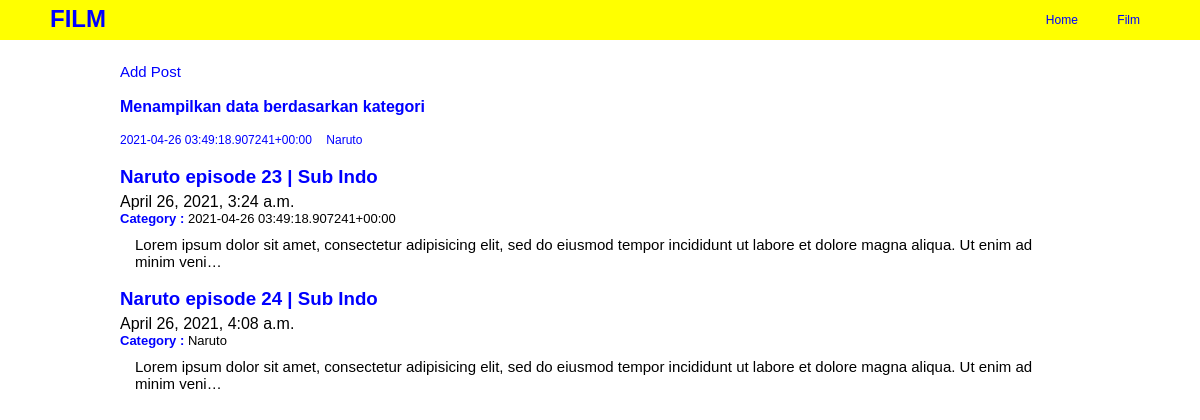
The app's page /film/, older data.
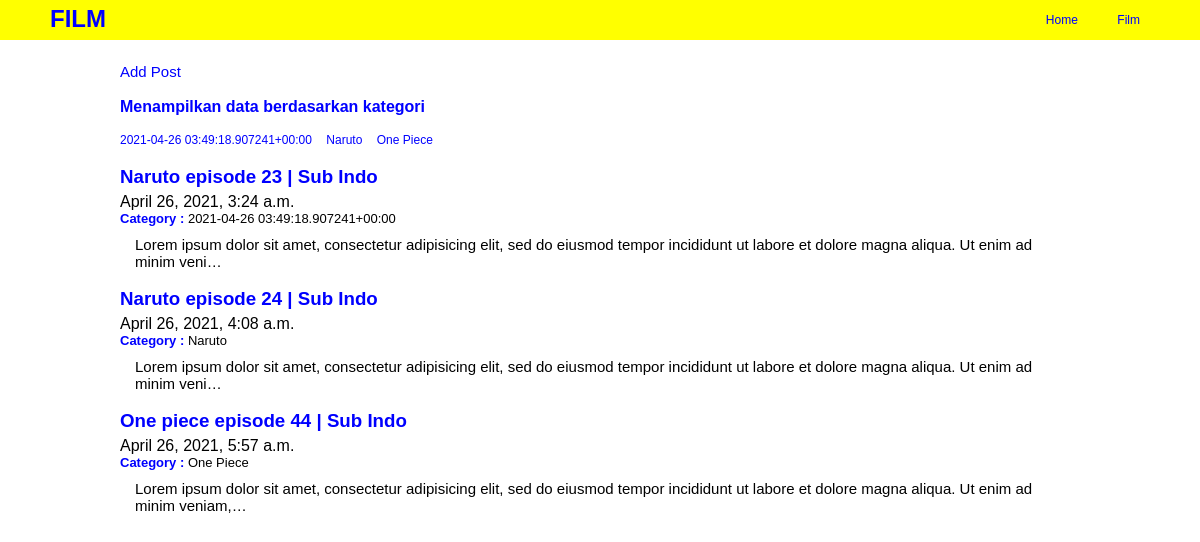
The same page, newer data.
### film/models.py (models this page shows, shortened)
class Post(models.Model):
	headline = models.CharField(max_length=100)
	body = models.TextField()
	category = models.CharField(max_length=50, default='film favorit')
	publish = models.DateTimeField(auto_now_add=True)
	update = models.DateTimeField(auto_now=True)
	image = models.ImageField(blank=True, upload_to="image/")
	slug = models.SlugField(blank=True, editable=False)

### film/views.py (the view)
# urls.py: path('', views.index, name='index'),
def index(request):
	posts = Post.objects.all()
	categorys = Post.objects.values('category').distinct()
	context = {
		'title':'Film Terbaru',
		'categorys':categorys,
		'posts':posts,
	}
	return render(request, 'film/index.html', context)

### film/templates/film/index.html
{% extends "base.html" %}
{% block addPost %}
	<div class="add-post">
		<h2><a href="{% url 'film:addpost' %}">Add Post</a></h2>
	</div>
{% endblock addPost %}
{% block category %}
	<div class="category">
		<h4>Menampilkan data berdasarkan kategori</h4>
	</div>
{% endblock category %}
{% block contents %}
	<ul>
		{% for data_category in categorys %}
			<li>
				<a href="{% url 'film:category' categoryInput=data_category.category %}">{{data_category.category}}</a>
			</li>
		{% endfor %}
	</ul>
	<br>
	{% for post in posts %}
		<a href="{% url 'film:detail' slugInput=post.slug %}"><h3>{{post.headline}}</h3></a>
		<h4>{{post.publish}}</h4>
		<h5><b>Category : </b>{{post.category}}</h5>
		<p>{{post.body | truncatechars:150}}</p>
		<br>
	{% endfor %}
{% endblock contents %}

Row changes from the older to the newer data that the page shows:
added Post: headline "One piece episode 44 | Sub Indo", publish "April 26, 2021, 5:57 a.m.", category "One Piece", body "Lorem ipsum dolor sit amet, consectetur adipisicing elit, sed do eiusmod tempor incididunt ut labore et dolore magna aliqua. Ut enim ad minim veniam,…"
Text that changed along with them:
new list line: "One Piece"
